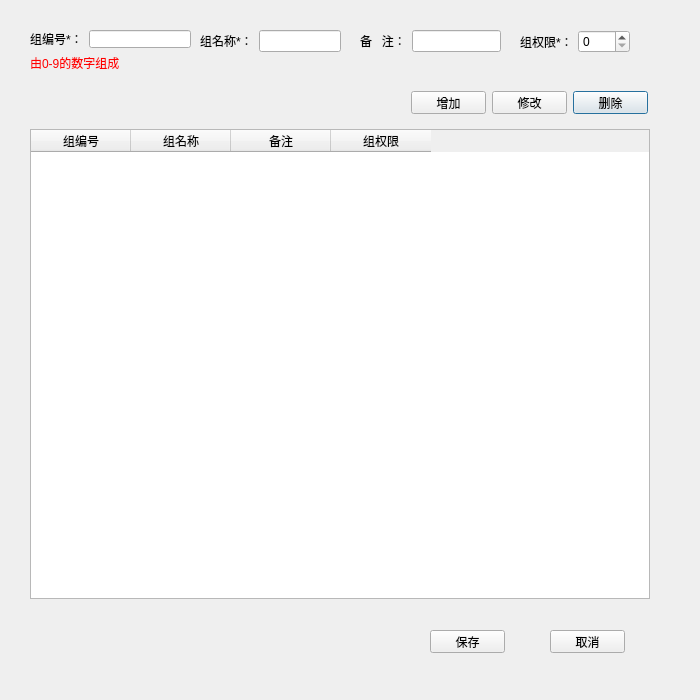
<?xml version="1.0" encoding="UTF-8"?>
<ui version="4.0">
 <class>BatchGroupDialog</class>
 <widget class="QDialog" name="BatchGroupDialog">
  <property name="geometry">
   <rect>
    <x>0</x>
    <y>0</y>
    <width>700</width>
    <height>700</height>
   </rect>
  </property>
  <property name="minimumSize">
   <size>
    <width>700</width>
    <height>700</height>
   </size>
  </property>
  <property name="maximumSize">
   <size>
    <width>700</width>
    <height>700</height>
   </size>
  </property>
  <property name="windowTitle">
   <string>批量添加用户组</string>
  </property>
  <widget class="QPushButton" name="ptnDelete">
   <property name="geometry">
    <rect>
     <x>573</x>
     <y>91</y>
     <width>75</width>
     <height>23</height>
    </rect>
   </property>
   <property name="text">
    <string>删除</string>
   </property>
  </widget>
  <widget class="QPushButton" name="ptnModify">
   <property name="geometry">
    <rect>
     <x>492</x>
     <y>91</y>
     <width>75</width>
     <height>23</height>
    </rect>
   </property>
   <property name="text">
    <string>修改</string>
   </property>
  </widget>
  <widget class="QPushButton" name="ptnAdd">
   <property name="geometry">
    <rect>
     <x>411</x>
     <y>91</y>
     <width>75</width>
     <height>23</height>
    </rect>
   </property>
   <property name="text">
    <string>增加</string>
   </property>
  </widget>
  <widget class="QPushButton" name="ptnSave">
   <property name="geometry">
    <rect>
     <x>430</x>
     <y>630</y>
     <width>75</width>
     <height>23</height>
    </rect>
   </property>
   <property name="text">
    <string>保存</string>
   </property>
  </widget>
  <widget class="QPushButton" name="ptnClose">
   <property name="geometry">
    <rect>
     <x>550</x>
     <y>630</y>
     <width>75</width>
     <height>23</height>
    </rect>
   </property>
   <property name="text">
    <string>取消</string>
   </property>
  </widget>
  <widget class="QTableWidget" name="groupTableWidget">
   <property name="geometry">
    <rect>
     <x>30</x>
     <y>129</y>
     <width>620</width>
     <height>470</height>
    </rect>
   </property>
   <column>
    <property name="text">
     <string>组编号</string>
    </property>
   </column>
   <column>
    <property name="text">
     <string>组名称</string>
    </property>
   </column>
   <column>
    <property name="text">
     <string>备注</string>
    </property>
   </column>
   <column>
    <property name="text">
     <string>组权限</string>
    </property>
   </column>
  </widget>
  <widget class="QWidget" name="layoutWidget_2">
   <property name="geometry">
    <rect>
     <x>200</x>
     <y>30</y>
     <width>141</width>
     <height>22</height>
    </rect>
   </property>
   <layout class="QHBoxLayout" name="horizontalLayout">
    <item>
     <widget class="QLabel" name="label_2">
      <property name="text">
       <string>组名称*：</string>
      </property>
     </widget>
    </item>
    <item>
     <widget class="QLineEdit" name="edtGroupName"/>
    </item>
   </layout>
  </widget>
  <widget class="QWidget" name="layoutWidget_3">
   <property name="geometry">
    <rect>
     <x>520</x>
     <y>30</y>
     <width>110</width>
     <height>24</height>
    </rect>
   </property>
   <layout class="QHBoxLayout" name="horizontalLayout_2" stretch="0,4">
    <item>
     <widget class="QLabel" name="label_5">
      <property name="text">
       <string>组权限*：</string>
      </property>
     </widget>
    </item>
    <item>
     <widget class="QSpinBox" name="spbGroupRight">
      <property name="maximum">
       <number>1048576</number>
      </property>
     </widget>
    </item>
   </layout>
  </widget>
  <widget class="QWidget" name="layoutWidget_6">
   <property name="geometry">
    <rect>
     <x>360</x>
     <y>30</y>
     <width>141</width>
     <height>22</height>
    </rect>
   </property>
   <layout class="QHBoxLayout" name="horizontalLayout_4">
    <item>
     <widget class="QLabel" name="label_3">
      <property name="text">
       <string>备   注：</string>
      </property>
     </widget>
    </item>
    <item>
     <widget class="QLineEdit" name="edtGroupComments"/>
    </item>
   </layout>
  </widget>
  <widget class="QWidget" name="layoutWidget">
   <property name="geometry">
    <rect>
     <x>30</x>
     <y>30</y>
     <width>161</width>
     <height>42</height>
    </rect>
   </property>
   <layout class="QVBoxLayout" name="verticalLayout">
    <item>
     <layout class="QHBoxLayout" name="horizontalLayout_6">
      <item>
       <widget class="QLabel" name="label">
        <property name="text">
         <string>组编号*：</string>
        </property>
       </widget>
      </item>
      <item>
       <widget class="QLineEdit" name="edtGroupNo"/>
      </item>
     </layout>
    </item>
    <item>
     <widget class="QLabel" name="label_7">
      <property name="styleSheet">
       <string notr="true">color:red</string>
      </property>
      <property name="text">
       <string>由0-9的数字组成</string>
      </property>
     </widget>
    </item>
   </layout>
  </widget>
  <zorder>layoutWidget_2</zorder>
  <zorder>layoutWidget_3</zorder>
  <zorder>layoutWidget_6</zorder>
  <zorder>ptnDelete</zorder>
  <zorder>ptnModify</zorder>
  <zorder>ptnAdd</zorder>
  <zorder>ptnSave</zorder>
  <zorder>ptnClose</zorder>
  <zorder>groupTableWidget</zorder>
  <zorder>layoutWidget</zorder>
 </widget>
 <resources/>
 <connections/>
</ui>
